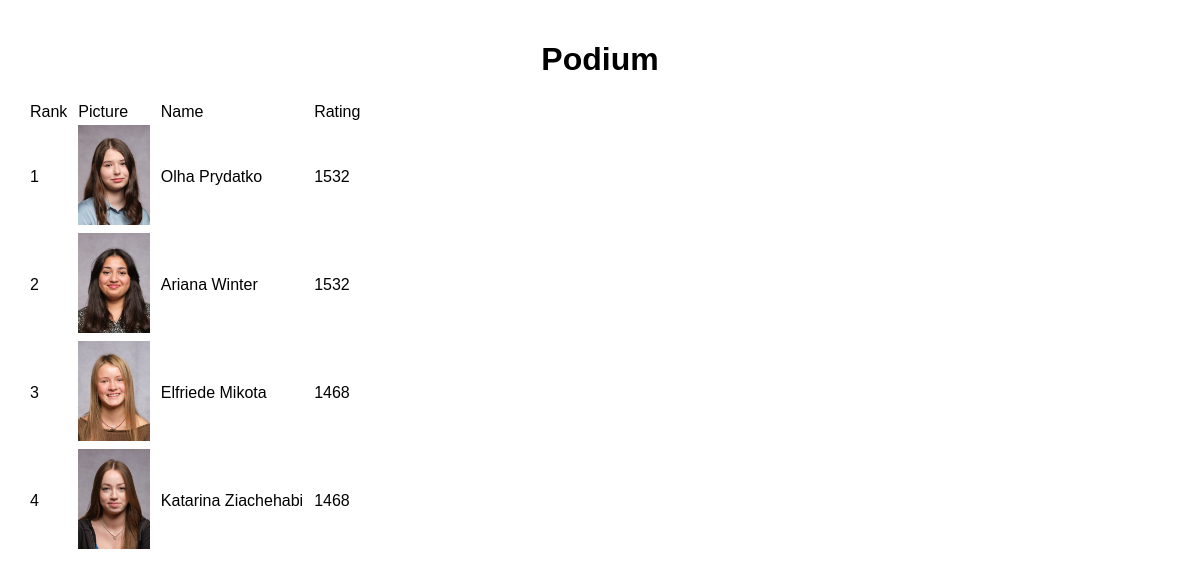
The page /podium on the database its author committed.
### app.py (models this page shows)
class Picture(db.Model):
    id = db.Column(db.Integer, primary_key=True)
    filename = db.Column(db.String(120), unique=True, nullable=False)  # Ensure filenames are unique
    elo_rating = db.Column(db.Integer, default=1500)

### app.py (the view)
@app.route('/podium')
def podium():
    all_pictures = Picture.query.filter(
        Picture.elo_rating != 1500,
    ).order_by(Picture.elo_rating.desc()).all()
    podium_data = {
        rank + 1: {
            'filename': picture.filename,
            'elo_rating': round(picture.elo_rating)
        } for rank, picture in enumerate(all_pictures)
    }
    app.logger.info(f"Podium Data: {podium_data}")  # Log the podium data
    return render_template('podium.html', podium_data=podium_data)

### templates/podium.html (shortened to what this page needs)
<!DOCTYPE html>
<html lang="en">
<head>
    <link rel="stylesheet" href="{{ url_for('static', filename='podium.css') }}">
</head>
<body>
    <div class="container">
        <div class="podium-frame">
            <h1>Podium</h1>
            <div class="frame-frame">
                <table>
                    <thead>
                        <tr>
                            <th>Rank</th>
                            <th>Picture</th>
                            <th>Name</th>
                            <th>Rating</th>
                        </tr>
                    </thead>
                    <tbody>
                        {% for rank, entry in podium_data.items() %}
                        <tr>
                            <td>{{ rank }}</td>
                            <td>
                                <img src="{{ url_for('static', filename='uploads/' + entry['filename']) }}"
                                    alt="Picture" style="max-width: 100px; max-height: 100px;">
                            </td>
                            <td>{{ entry.filename.split('.')[0] }}</td>
                            <td class="elo-rating">{{ entry['elo_rating']|round|int }}</td>
                        </tr>
                        {% endfor %}
                    </tbody>
                </table>
            </div>
        </div>
    </div>
</body>
</html>

### static/podium.css (style rules this page uses)
body { font-family: Arial, sans-serif; margin: 0; }
th, td { font-weight: normal; text-align: left; padding-left: 8px; }
.podium-frame { text-align: center; padding: 20px; border: none; margin-top: 0px; }

### rows shown on the page
Picture: filename (picture), filename "Olha Prydatko"
Picture: filename (picture), filename "Ariana Winter"
Picture: filename (picture), filename "Elfriede Mikota"
Picture: filename (picture), filename "Katarina Ziachehabi"

### other values the page prints
{{ rank }} "1" "2" "3" "4"
{{ entry['elo_rating']|round|int }} "1532" "1532" "1468" "1468"
